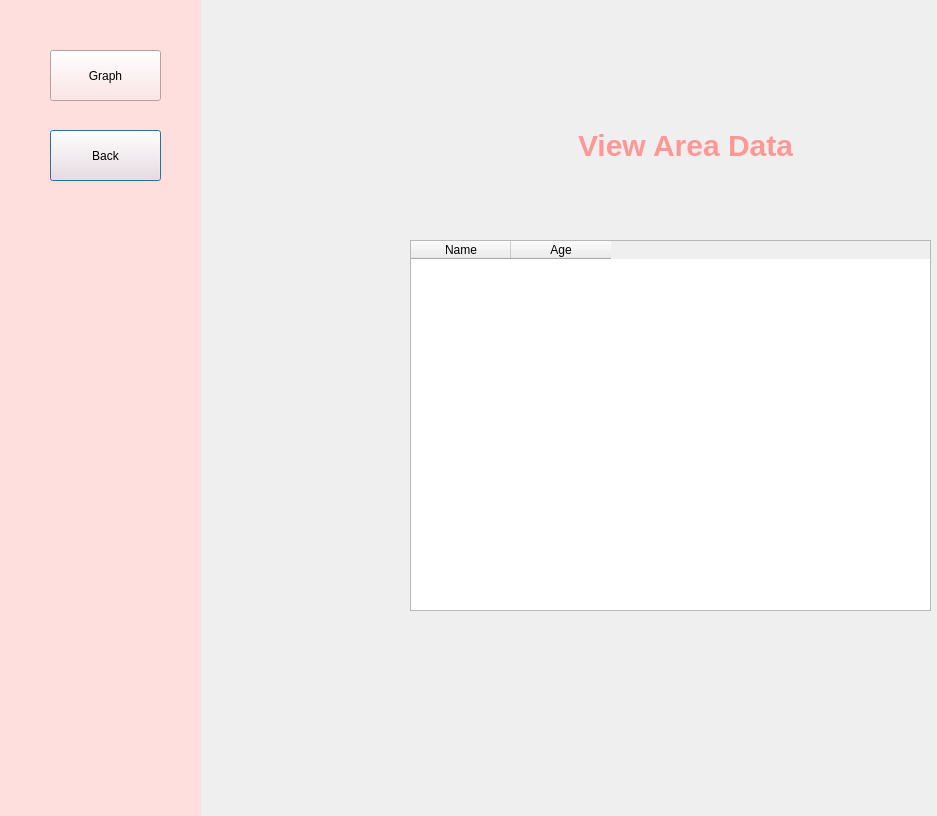
<?xml version="1.0" encoding="UTF-8"?>
<ui version="4.0">
 <class>Dialog</class>
 <widget class="QDialog" name="Dialog">
  <property name="geometry">
   <rect>
    <x>0</x>
    <y>0</y>
    <width>937</width>
    <height>816</height>
   </rect>
  </property>
  <property name="windowTitle">
   <string>Dialog</string>
  </property>
  <widget class="QWidget" name="widget" native="true">
   <property name="geometry">
    <rect>
     <x>0</x>
     <y>0</y>
     <width>201</width>
     <height>851</height>
    </rect>
   </property>
   <property name="styleSheet">
    <string notr="true">
background-color: rgb(255, 222, 222);</string>
   </property>
   <widget class="QPushButton" name="backbutton1">
    <property name="geometry">
     <rect>
      <x>50</x>
      <y>130</y>
      <width>111</width>
      <height>51</height>
     </rect>
    </property>
    <property name="text">
     <string>Back</string>
    </property>
   </widget>
   <widget class="QPushButton" name="Graph1">
    <property name="geometry">
     <rect>
      <x>50</x>
      <y>50</y>
      <width>111</width>
      <height>51</height>
     </rect>
    </property>
    <property name="text">
     <string>Graph</string>
    </property>
   </widget>
  </widget>
  <widget class="QTableWidget" name="tableWidget">
   <property name="geometry">
    <rect>
     <x>410</x>
     <y>240</y>
     <width>521</width>
     <height>371</height>
    </rect>
   </property>
   <property name="columnCount">
    <number>2</number>
   </property>
   <column>
    <property name="text">
     <string>Name</string>
    </property>
   </column>
   <column>
    <property name="text">
     <string>Age</string>
    </property>
   </column>
  </widget>
  <widget class="QLabel" name="label">
   <property name="geometry">
    <rect>
     <x>530</x>
     <y>100</y>
     <width>311</width>
     <height>91</height>
    </rect>
   </property>
   <property name="styleSheet">
    <string notr="true">font-size: 30px;
font: bold;
color: rgb(255, 222, 222);
color: rgb(255, 151, 151);</string>
   </property>
   <property name="text">
    <string>View Area Data</string>
   </property>
   <property name="alignment">
    <set>Qt::AlignCenter</set>
   </property>
  </widget>
 </widget>
 <resources/>
 <connections/>
</ui>
